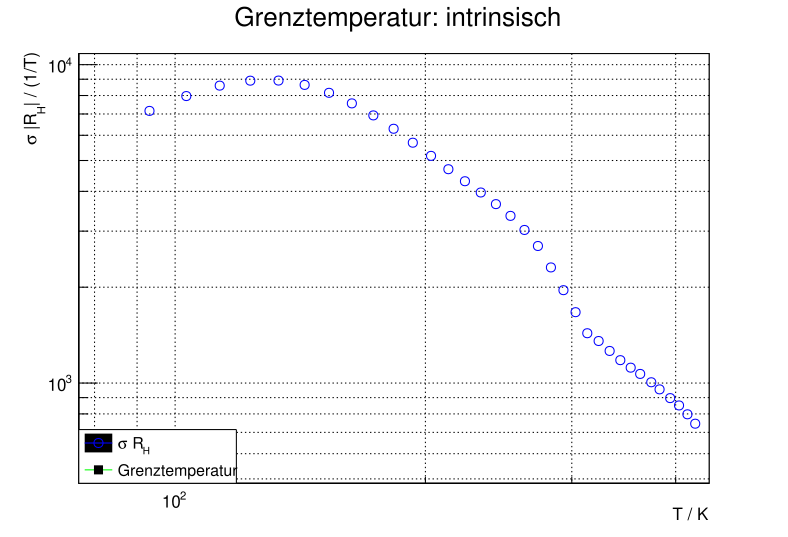

Python code for this plot:
#!/usr/bin/env python
#####################################
#
# Filename : A2in.py
#
# Projectname : 
#
# Author : Oskar Taubert
#
# Creation Date : So 12 Jun 2016 17:16:56 CEST
#
# Last Modified : Mi 22 Jun 2016 18:17:19 CEST
#
#####################################

from ROOT import *

import csv

import numpy as np

gROOT.Reset();

###the other random shit
#Probe A Abmessungen
l = 19. # mm
b = 10. # mm
d = 1. # mm

B = 0.5 # T

###entries:
Ts = np.array([], dtype=np.float) # in degree Celsius
IAs = np.array([], dtype=np.float) # in mA
UAleit = np.array([], dtype=np.float) # V
UAHplus = np.array([], dtype=np.float) # mV
UAHminus = np.array([], dtype=np.float) # mV
IBs = np.array([], dtype=np.float) # muA
UBleit = np.array([], dtype=np.float) # mV
UBHplus = np.array([], dtype=np.float) # mV
UBHminus = np.array([], dtype=np.float) # mV

UAH = np.array([], dtype=np.float)
UBH = np.array([], dtype=np.float)


filename = "data.csv"

data = open(filename);

for line in data:
    if line.startswith("#") or line.startswith(" ") or line.startswith("\n"):
        continue;
    line = line.split()

    Ts = np.append(Ts, float(line[0]))
    IAs = np.append(IAs, float(line[1]))
    UAleit = np.append(UAleit, float(line[2]))
    UAHplus = np.append(UAHplus, float(line[3]))
    UAHminus = np.append(UAHminus, float(line[4]))

    if len(line) > 5:
        IBs = np.append(IBs, float(line[5]))
        UBleit = np.append(UBleit, float(line[6]))
        UBHplus = np.append(UBHplus, float(line[7]))
        UBHminus = np.append(UBHminus, float(line[8]))

data.close()
#preprocessing
UAH = (UAHplus - UAHminus) / 2;
UBH = (UBHplus - UBHminus) / 2;
Ts = Ts + 273.15

errU = []
errI = []
errT = 0.1 * np.ones(len(Ts))


#convert to SI units
l *= 1000 # m
b *= 1000 # m
d *= 1000 # m

IAs *= 1000 # A
UAH *= 1000 # V
IBs *= 1000000 # A
UBleit *= 1000 # V
UBH *= 1000 # V


############################
### leitwertbereiche finden intrinsisch
############################

errSigma = np.zeros(len(Ts))
errR_H = np.zeros(len(Ts))

sigmas = l * IAs / (b * d * UAleit) # S / m # as should be
R_Hs = - UAH * b / (IAs * B ) * 0.001 # cubic meters / coulomb

#write sigma * |R_Hs| to csv for protocol
with open('sigmaR_H.csv', 'wb') as csvfile:
    sigmaR_Hwriter = csv.writer(csvfile, delimiter=' ')
    sigmaR_Hwriter.writerow(['#T in K', 'sigma * R_H in 1/T'])
    sigmaR_Hwriter.writerows(zip(Ts, sigmas*np.abs(R_Hs)))


g1 = TGraphErrors(len(Ts), Ts, sigmas * np.abs(R_Hs), errT, errR_H)
l = TLine(310., 1., 310., 5.)
l.SetLineColor(kGreen)

g1.SetMarkerStyle(kOpenCircle)
g1.SetMarkerColor(kBlue)
g1.SetLineColor(kBlue)

leg = TLegend(.1,.1,.3,.2,"")
leg.SetFillColor(0)
leg.AddEntry(g1, "#sigma R_{H}")
leg.AddEntry(l, "Grenztemperatur")

mg = TMultiGraph()
mg.SetTitle("Grenztemperatur: intrinsisch;T / K;#sigma |R_{H}| / (1/T)")
mg.Add(g1)

c1 = TCanvas( 'c1', '', 200, 10, 700, 500)
c1.SetGrid()
c1.SetLogy(1)
c1.SetLogx(1)

mg.Draw("AP")
leg.Draw("SAME")
l.Draw("SAME")

c1.Update()
c1.SaveAs("A2in.pdf")

#raw_input()
